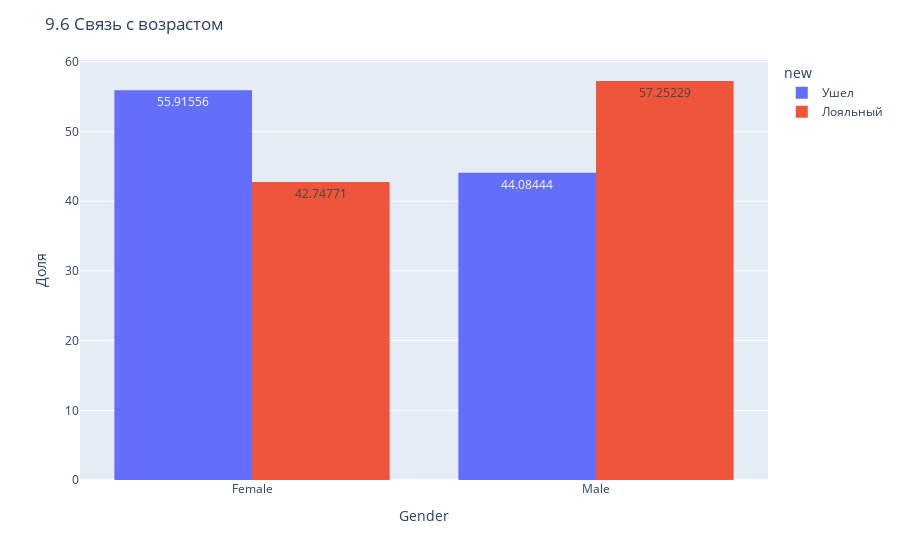

Source (notebook cell):
### Markdown cell above
На этом графике мы видим что средний возраст ушедших гораздо выше чем оставшихся

### Code cell
fig = px.histogram(churn_data, x='Gender', 
                   histnorm='percent',
                   text_auto=True,
                  color ='new',
                  barmode='group',
             histfunc='avg')
fig.update_layout(bargap=0.2)

fig.update_layout(
    title_text='9.6 Связь с возрастом',
    yaxis_title_text='Доля'
)

### Figure 1 — Plotly figure (JSON) as saved in the notebook; plotly's stock layout.template omitted (floating-point values rounded to 4 significant figures; data arrays with more than 128 entries replaced by an {"elided": "..."} marker saying what was removed)
{"data": [{"alignmentgroup": "True", "bingroup": "x", "histfunc": "avg", "histnorm": "percent", "hovertemplate": "new=Ушел<br>Gender=%{x}<br>percent of sum of avg of None=%{y}<extra></extra>", "legendgroup": "Ушел", "marker": {"color": "#636efa", "pattern": {"shape": ""}}, "name": "Ушел", "offsetgroup": "Ушел", "orientation": "v", "showlegend": true, "texttemplate": "%{value}", "type": "histogram", "x": {"elided": "2037 str values"}, "xaxis": "x", "yaxis": "y"}, {"alignmentgroup": "True", "bingroup": "x", "histfunc": "avg", "histnorm": "percent", "hovertemplate": "new=Лояльный<br>Gender=%{x}<br>percent of sum of avg of None=%{y}<extra></extra>", "legendgroup": "Лояльный", "marker": {"color": "#EF553B", "pattern": {"shape": ""}}, "name": "Лояльный", "offsetgroup": "Лояльный", "orientation": "v", "showlegend": true, "texttemplate": "%{value}", "type": "histogram", "x": {"elided": "7963 str values"}, "xaxis": "x", "yaxis": "y"}], "layout": {"bargap": 0.2, "barmode": "group", "legend": {"title": {"text": "new"}, "tracegroupgap": 0}, "margin": {"t": 60}, "title": {"text": "9.6 Связь с возрастом"}, "xaxis": {"anchor": "y", "domain": [0, 1], "title": {"text": "Gender"}}, "yaxis": {"anchor": "x", "domain": [0, 1], "title": {"text": "Доля"}}}}
